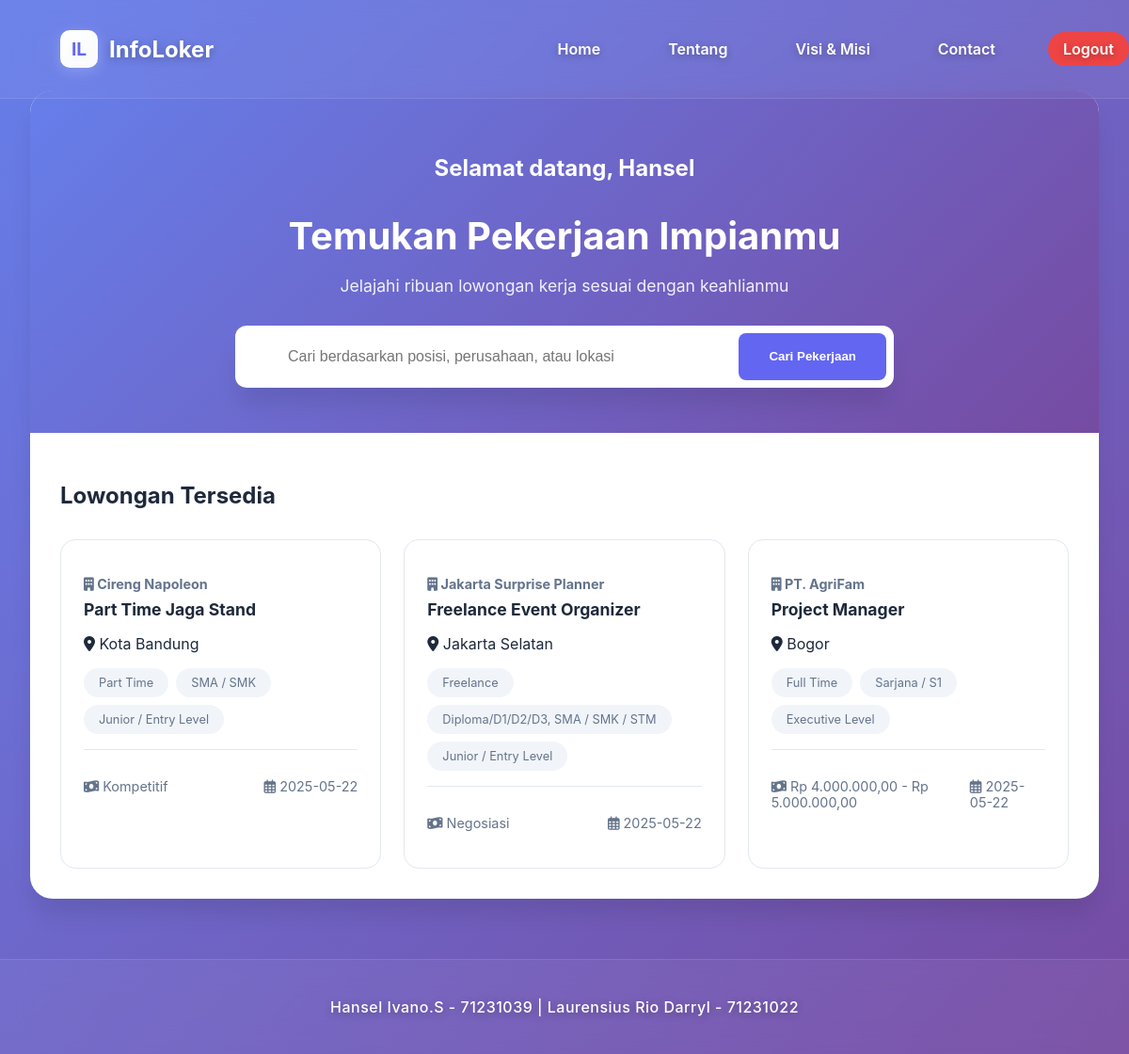
Screenshot of /dashboard_pelamar.php (signed in) with the database file from the repository.
### tables this page shows
CREATE TABLE `users` (
  `id` int(11) NOT NULL,
  `username` varchar(50) NOT NULL,
  `email` varchar(255) NOT NULL,
  `password` varchar(255) NOT NULL,
  `role` enum('pelamar','perusahaan') NOT NULL
);

CREATE TABLE `lowongan` (
  `id` int(11) NOT NULL,
  `perusahaan_id` int(11) DEFAULT NULL,
  `judul` varchar(100) DEFAULT NULL,
  `lokasi` varchar(100) DEFAULT NULL,
  `jenis_pekerjaan` varchar(50) DEFAULT NULL,
  `level_pekerjaan` varchar(50) DEFAULT NULL,
  `pendidikan` varchar(100) DEFAULT NULL,
  `gaji` varchar(50) DEFAULT NULL,
  `deskripsi` text DEFAULT NULL,
  `keahlian` text DEFAULT NULL,
  `kualifikasi` text DEFAULT NULL,
  `tanggal_posting` date DEFAULT NULL,
  `tanggal_batas` date DEFAULT NULL
);

CREATE TABLE `perusahaan` (
  `id` int(11) NOT NULL,
  `user_id` int(11) DEFAULT NULL,
  `nama_perusahaan` varchar(100) DEFAULT NULL,
  `lokasi` varchar(100) DEFAULT NULL,
  `logo` varchar(255) DEFAULT NULL,
  `company_desc` text DEFAULT NULL
);

### dashboard_pelamar.php (the view, shortened to what this page needs)
<?php
require 'koneksi.php';
$username = $_SESSION['username'];
$query_user = "SELECT * FROM users WHERE username = '$username'";
$result_user = mysqli_query($conn, $query_user);
$user = mysqli_fetch_assoc($result_user);
$search = isset($_GET['search']) ? $_GET['search'] : '';
$sql = "SELECT l.*, p.nama_perusahaan
        FROM lowongan l
        JOIN perusahaan p ON l.perusahaan_id = p.id
        WHERE
            (l.judul LIKE '%$search%' OR
            p.nama_perusahaan LIKE '%$search%' OR
            l.lokasi LIKE '%$search%' OR
            l.jenis_pekerjaan LIKE '%$search%' OR
            l.gaji LIKE '%$search%') AND
            l.tanggal_batas >= CURDATE()
        ORDER BY l.tanggal_posting DESC";
$result = mysqli_query($conn, $sql);
?>
<!DOCTYPE html>
<html lang="id">
<head>
    <link rel="stylesheet" href="https://cdnjs.cloudflare.com/ajax/libs/font-awesome/6.0.0/css/all.min.css">
    <link rel="stylesheet" href="css/dashboard_pelamar.css">
</head>
<body>
    <?php include 'header.php'; ?>
    <main class="main-content">
        <div class="dashboard-container">
            <section class="search-section">
                <h2>Selamat datang, <?= htmlspecialchars($user['username']) ?></h2>
                <h1>Temukan Pekerjaan Impianmu</h1>
                <p class="search-subtitle">Jelajahi ribuan lowongan kerja sesuai dengan keahlianmu</p>
                <form method="GET" action="" class="search-form">
                    <div class="search-input-group">
                        <i class="fas fa-search input-icon"></i>
                        <input type="text" name="search"
                               placeholder="Cari berdasarkan posisi, perusahaan, atau lokasi"
                               value="<?= htmlspecialchars($search) ?>">
                        <button type="submit" class="search-button">
                            Cari Pekerjaan
                        </button>
                    </div>
                </form>
            </section>
            <section class="jobs-section">
                <h2>Lowongan Tersedia</h2>
                <div class="job-grid">
                    <?php while ($row = mysqli_fetch_assoc($result)): ?>
                        <a href="detail_lowongan.php?id=<?= $row['id'] ?>" class="job-card">
                            <div class="job-card-header">
                                <h3 class="company-name">
                                    <i class="fas fa-building"></i>
                                    <?= htmlspecialchars($row['nama_perusahaan']) ?>
                                </h3>
                                <h4 class="job-title"><?= htmlspecialchars($row['judul']) ?></h4>
                            </div>
                            <div class="job-card-body">
                                <p class="location">
                                    <i class="fas fa-map-marker-alt"></i>
                                    <?= htmlspecialchars($row['lokasi']) ?>
                                </p>
                                <div class="job-tags">
                                    <span class="tag"><?= $row['jenis_pekerjaan'] ?></span>
                                    <span class="tag"><?= $row['pendidikan'] ?></span>
                                    <span class="tag"><?= $row['level_pekerjaan'] ?></span>
                                </div>
                            </div>
                            <div class="job-card-footer">
                                <p class="salary">
                                    <i class="fas fa-money-bill-wave"></i>
                                    <?= htmlspecialchars($row['gaji']) ?>
                                </p>
                                <p class="posted-date">
                                    <i class="far fa-calendar-alt"></i>
                                    <?= $row['tanggal_posting'] ?>
                                </p>
                            </div>
                        </a>
                    <?php endwhile; ?>
                </div>
            </section>
        </div>
    </main>
    <?php include 'footer.php'; ?>
</body>
</html>

### css/dashboard_pelamar.css (style rules this page uses)
:root { --primary-color: #6366f1; --primary-hover: #5856eb; --secondary-color: #f1f5f9; --text-primary: #1e293b; --text-secondary: #64748b; --border-color: #e2e8f0; --white: #ffffff; --shadow: 0 4px 6px -1px rgba(0, 0, 0, 0.1); --shadow-lg: 0 20px 25px -5px rgba(0, 0, 0, 0.1); }
body { font-family: 'Inter', sans-serif; margin: 0; padding: 0; background: linear-gradient(135deg, #667eea 0%, #764ba2 100%); min-height: 100vh; }
.main-content { padding: 6rem 2rem 2rem; max-width: 1200px; margin: 0 auto; }
.dashboard-container { background: var(--white); border-radius: 24px; box-shadow: var(--shadow-lg); overflow: hidden; animation: fadeInUp 1s ease-out; }
.search-section { padding: 3rem 2rem; text-align: center; background: linear-gradient(135deg, #667eea 0%, #764ba2 100%); color: var(--white); }
.search-section h1 { font-size: 2.5rem; margin-bottom: 1rem; }
.search-subtitle { font-size: 1.1rem; opacity: 0.9; margin-bottom: 2rem; }
.search-form { max-width: 700px; margin: 0 auto; }
.search-input-group { display: flex; gap: 1rem; background: var(--white); padding: 0.5rem; border-radius: 12px; box-shadow: var(--shadow-lg); }
.search-input-group input { flex: 1; padding: 1rem; border: none; font-size: 1rem; border-radius: 8px; }
.search-button { background: var(--primary-color); color: var(--white); border: none; padding: 0 2rem; border-radius: 8px; font-weight: 600; cursor: pointer; transition: all 0.3s ease; }
.jobs-section { padding: 2rem; }
.jobs-section h2 { color: var(--text-primary); margin-bottom: 2rem; }
.job-grid { display: grid; grid-template-columns: repeat(auto-fill, minmax(300px, 1fr)); gap: 1.5rem; }
.job-card { background: var(--white); border-radius: 16px; padding: 1.5rem; text-decoration: none; color: var(--text-primary); border: 1px solid var(--border-color); transition: all 0.3s ease; }
.job-card-header { margin-bottom: 1rem; }
.company-name { color: var(--text-secondary); font-size: 0.9rem; margin-bottom: 0.5rem; }
.job-title { color: var(--text-primary); font-size: 1.1rem; margin: 0; }
.job-tags { display: flex; flex-wrap: wrap; gap: 0.5rem; margin: 1rem 0; }
.tag { background: var(--secondary-color); color: var(--text-secondary); padding: 0.5rem 1rem; border-radius: 20px; font-size: 0.8rem; }
.job-card-footer { display: flex; justify-content: space-between; align-items: center; margin-top: 1rem; padding-top: 1rem; border-top: 1px solid var(--border-color); font-size: 0.9rem; color: var(--text-secondary); }

### rows the page displays
users: username "Hansel"
lowongan: perusahaan.nama_perusahaan "Cireng Napoleon", judul "Part Time Jaga Stand", lokasi "Kota Bandung", jenis_pekerjaan "Part Time", pendidikan "SMA / SMK", level_pekerjaan "Junior / Entry Level", gaji "Kompetitif", tanggal_posting "2025-05-22"
lowongan: perusahaan.nama_perusahaan "Jakarta Surprise Planner", judul "Freelance Event Organizer", lokasi "Jakarta Selatan", jenis_pekerjaan "Freelance", pendidikan "Diploma/D1/D2/D3, SMA / SMK / STM", level_pekerjaan "Junior / Entry Level", gaji "Negosiasi", tanggal_posting "2025-05-22"
lowongan: perusahaan.nama_perusahaan "PT. AgriFam", judul "Project Manager", lokasi "Bogor", jenis_pekerjaan "Full Time", pendidikan "Sarjana / S1", level_pekerjaan "Executive Level", gaji "Rp 4.000.000,00 - Rp 5.000.000,00", tanggal_posting "2025-05-22"
